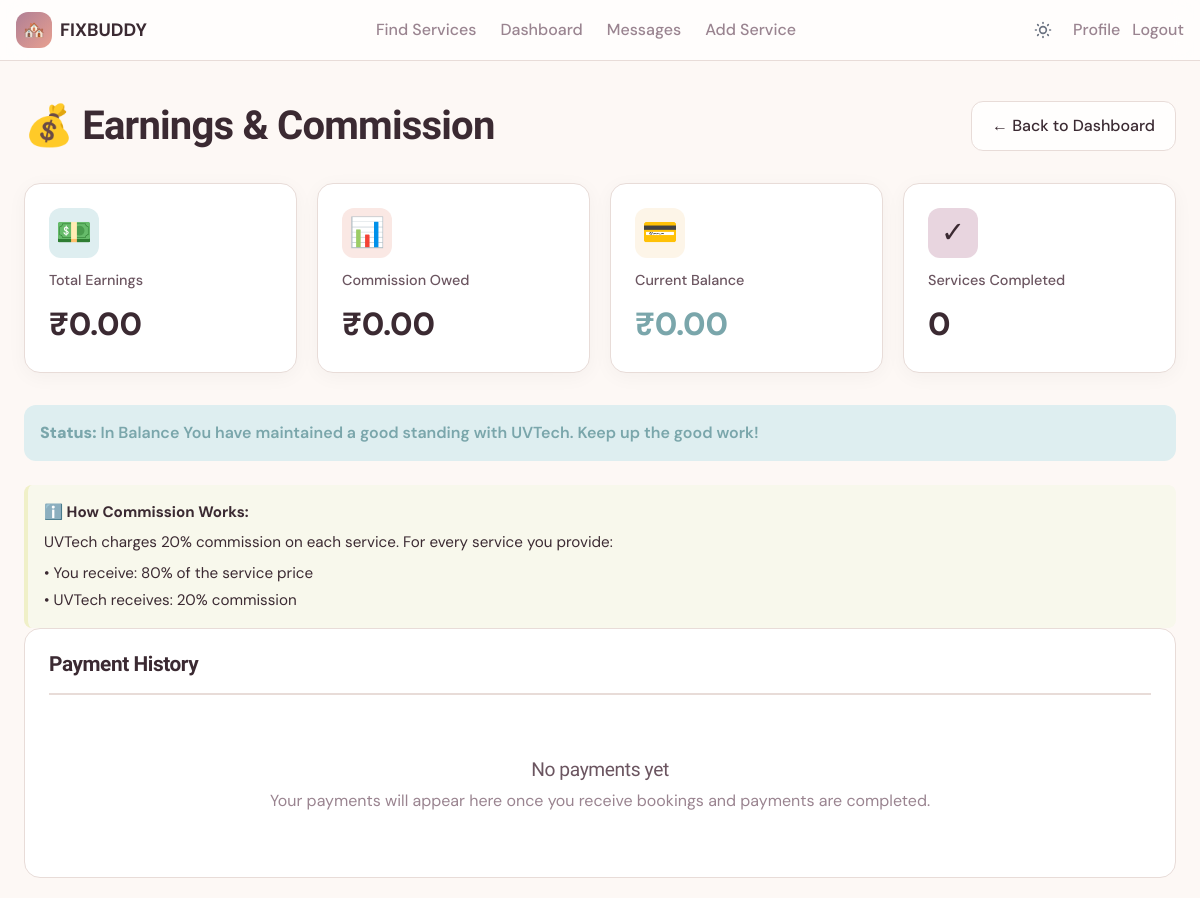
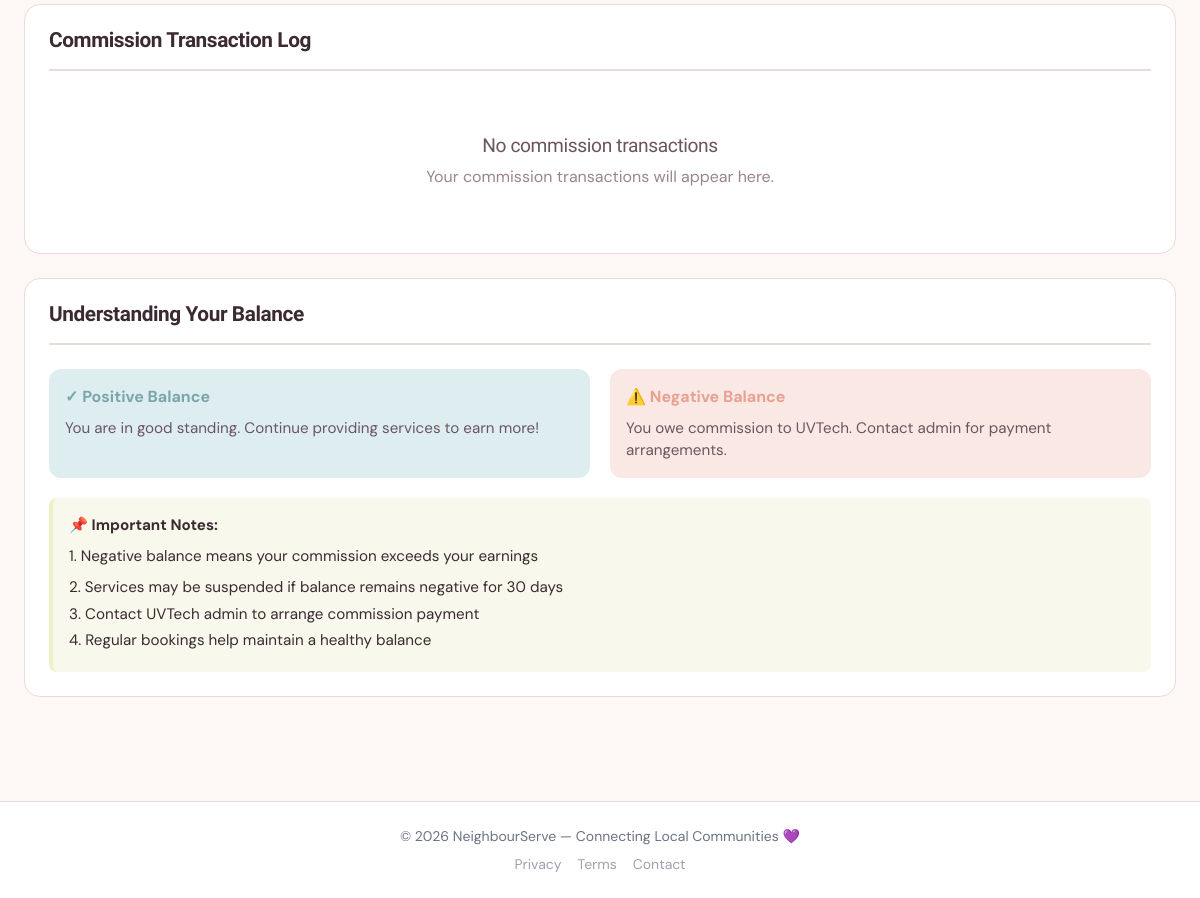
Screenshot of /earnings/ (signed in) with the database file from the repository (2 pictures, top to bottom).
### marketplace/models.py (models this page shows, shortened)
class ProviderBalance(models.Model):
    provider = models.OneToOneField(User, on_delete=models.CASCADE, related_name='provider_balance')
    total_earnings = models.DecimalField(max_digits=15, decimal_places=2, default=0, validators=[MinValueValidator(0)])
    total_commission_owed = models.DecimalField(max_digits=15, decimal_places=2, default=0, validators=[MinValueValidator(0)])
    current_balance = models.DecimalField(max_digits=15, decimal_places=2, default=0, help_text="Positive: money owed to provider, Negative: provider owes commission")
    is_suspended = models.BooleanField(default=False, help_text="Suspend if balance is negative for too long")
    last_updated = models.DateTimeField(auto_now=True)
    created_at = models.DateTimeField(auto_now_add=True)
    class Meta:
        verbose_name = "Provider Balance"
        verbose_name_plural = "Provider Balances"

### marketplace/views.py (the view)
# urls.py: path('earnings/', views.provider_earnings, name='provider_earnings'),
@login_required
def provider_earnings(request):
    if request.user.userprofile.role != 'provider':
        messages.error(request, 'Only service providers can view earnings.')
        return redirect('dashboard')
    try:
        provider_balance = ProviderBalance.objects.get(provider=request.user)
    except:
        provider_balance = ProviderBalance.objects.create(provider=request.user)
    payments = Payment.objects.filter(service_provider=request.user, status='completed').order_by('-created_at')
    commission_transactions = CommissionTransaction.objects.filter(provider=request.user).order_by('-created_at')
    total_services_completed = Booking.objects.filter(service__provider=request.user, status='completed', is_paid=True).count()
    total_earnings = provider_balance.total_earnings
    total_commission_owed = provider_balance.total_commission_owed
    balance_status = 'In Balance' if provider_balance.current_balance >= 0 else 'In Debt'
    context = {
        'provider_balance': provider_balance,
        'payments': payments,
        'commission_transactions': commission_transactions,
        'total_services_completed': total_services_completed,
        'total_earnings': total_earnings,
        'total_commission_owed': total_commission_owed,
        'balance_status': balance_status,
    }
    return render(request, 'marketplace/provider_earnings.html', context)

### marketplace/templates/marketplace/provider_earnings.html (shortened to what this page needs)
{% extends 'marketplace/base.html' %}
{% block content %}
<script src="https://cdn.tailwindcss.com"></script>
<div class="container">
  <div class="header">
    <h1>💰 Earnings & Commission</h1>
    <a href="{% url 'dashboard' %}" class="back-button">← Back to Dashboard</a>
  </div>
  <div class="stats-grid">
    <div class="stat-card earning">
      <div class="stat-icon">💵</div>
      <div class="stat-label">Total Earnings</div>
      <div class="stat-value">₹{{ total_earnings|floatformat:2 }}</div>
    </div>
    <div class="stat-card commission">
      <div class="stat-icon">📊</div>
      <div class="stat-label">Commission Owed</div>
      <div class="stat-value">₹{{ total_commission_owed|floatformat:2 }}</div>
    </div>
    <div class="stat-card balance {% if provider_balance.current_balance >= 0 %}positive{% else %}negative{% endif %}">
      <div class="stat-icon">💳</div>
      <div class="stat-label">Current Balance</div>
      <div class="stat-value" style="{% if provider_balance.current_balance < 0 %}color: var(--peach);{% else %}color: var(--mist-dark);{% endif %}">
        ₹{{ provider_balance.current_balance|floatformat:2 }}
      </div>
    </div>
    <div class="stat-card services">
      <div class="stat-icon">✓</div>
      <div class="stat-label">Services Completed</div>
      <div class="stat-value">{{ total_services_completed }}</div>
    </div>
  </div>
  <div class="balance-status {% if provider_balance.current_balance >= 0 %}positive{% else %}negative{% endif %}">
    <strong>Status:</strong> {{ balance_status }}
    {% if provider_balance.current_balance >= 0 %}
      You have maintained a good standing with UVTech. Keep up the good work!
    {% else %}
      Your account requires immediate attention. Please consult with the admin for payment options.
    {% endif %}
  </div>
  <div class="info-box">
    <strong>ℹ️ How Commission Works:</strong>
    <p style="margin-top: 8px;">UVTech charges 20% commission on each service. For every service you provide:</p>
    <p style="margin: 8px 0 0 0;">• You receive: 80% of the service price</p>
    <p style="margin: 4px 0 0 0;">• UVTech receives: 20% commission</p>
  </div>
  <div class="section">
    <h2 class="section-title">Payment History</h2>
    {% if payments %}
      <div class="table-container">
        <table>
          <thead>
            <tr>
              <th>Booking ID</th>
              <th>Service</th>
              <th>Amount</th>
              <th>Commission (20%)</th>
              <th>You Receive</th>
              <th>Date</th>
              <th>Status</th>
            </tr>
          </thead>
          <tbody>
            {% for payment in payments %}
            <tr>
              <td>#{{ payment.booking.id }}</td>
              <td>{{ payment.booking.service.title }}</td>
              <td>₹{{ payment.amount|floatformat:2 }}</td>
              <td class="amount-negative">-₹{{ payment.company_commission|floatformat:2 }}</td>
              <td class="amount-positive">₹{{ payment.provider_amount|floatformat:2 }}</td>
              <td>{{ payment.created_at|date:"M d, Y" }}</td>
              <td>
                <span class="status-badge status-completed">{{ payment.get_status_display }}</span>
              </td>
            </tr>
            {% endfor %}
          </tbody>
        </table>
      </div>
    {% else %}
      <div class="empty-state">
        <h3>No payments yet</h3>
        <p>Your payments will appear here once you receive bookings and payments are completed.</p>
      </div>
    {% endif %}
  </div>
  <div class="section">
    <h2 class="section-title">Commission Transaction Log</h2>
    {% if commission_transactions %}
      <div class="table-container">
        <table>
          <thead>
            <tr>
              <th>Transaction Type</th>
              <th>Amount</th>
              <th>Description</th>
              <th>Date</th>
              <th>Status</th>
            </tr>
          </thead>
          <tbody>
            {% for transaction in commission_transactions %}
            <tr>
              <td>{{ transaction.get_transaction_type_display }}</td>
              <td class="amount-negative">-₹{{ transaction.amount|floatformat:2 }}</td>
              <td>{{ transaction.description }}</td>
              <td>{{ transaction.created_at|date:"M d, Y H:i" }}</td>
              <td>
                <span class="status-badge status-completed">{{ transaction.get_status_display }}</span>
              </td>
            </tr>
            {% endfor %}
          </tbody>
        </table>
      </div>
    {% else %}
      <div class="empty-state">
        <h3>No commission transactions</h3>
        <p>Your commission transactions will appear here.</p>
      </div>
    {% endif %}
  </div>
  <div class="section">
    <h2 class="section-title">Understanding Your Balance</h2>
    <div style="display: grid; grid-template-columns: 1fr 1fr; gap: 20px; margin-top: 20px;">
      <div style="background: var(--mist-light); padding: 16px; border-radius: 12px;">
        <strong style="color: var(--mist-dark);">✓ Positive Balance</strong>
        <p style="margin-top: 8px; font-size: 0.95rem; color: var(--ink-mid);">You are in good standing. Continue providing services to earn more!</p>
      </div>
      <div style="background: var(--peach-light); padding: 16px; border-radius: 12px;">
        <strong style="color: var(--peach);">⚠️ Negative Balance</strong>
        <p style="margin-top: 8px; font-size: 0.95rem; color: var(--ink-mid);">You owe commission to UVTech. Contact admin for payment arrangements.</p>
      </div>
    </div>
    <div class="info-box" style="margin-top: 20px;">
      <strong>📌 Important Notes:</strong>
      <p style="margin: 8px 0;">1. Negative balance means your commission exceeds your earnings</p>
      <p style="margin: 4px 0;">2. Services may be suspended if balance remains negative for 30 days</p>
      <p style="margin: 4px 0;">3. Contact UVTech admin to arrange commission payment</p>
      <p style="margin: 4px 0;">4. Regular bookings help maintain a healthy balance</p>
    </div>
  </div>
</div>
{% endblock %}

### marketplace/templates/marketplace/base.html (style rules this page uses)
:root { --mauve:#b07f95; --peach:#e8a090; --ink:#3b2a32; --ink-muted:#9a8490; --surface:#fdf8f5; --border:#e8dcd8; }
body { font-family: 'DM Sans', sans-serif; background: var(--surface); color: var(--ink); transition: background 0.3s ease, color 0.3s ease; }
h1,h2,h3,h4 { font-family: 'Bricolage Grotesque', sans-serif; }

### marketplace/templates/marketplace/provider_earnings.html (style rules this page uses)
:root { --mauve: #b07f95; --mauve-dark: #8f637a; --mauve-light: #e8d5df; --peach: #e8a090; --peach-light: #fae8e4; --butter: #f5deaf; --butter-light: #fdf5e8; --ivory: #f0f0c8; --ivory-light: #f8f8ec; --mist: #adc8cc; --mist-dark: #7aa6ab; --mist-light: #deeef0; --ink: #3b2a32; --ink-mid: #6b5560; --ink-muted: #9a8490; --surface: #fdf8f5; --surface-2: #f9f2ee; --border: #e8dcd8; }
* { box-sizing: border-box; margin: 0; padding: 0; }
body { font-family: 'DM Sans', sans-serif; color: var(--ink); background: var(--surface); -webkit-font-smoothing: antialiased; }
h1, h2, h3, h4 { font-family: 'Bricolage Grotesque', sans-serif; letter-spacing: -0.02em; line-height: 1.15; }
.container { max-width: 1200px; margin: 0 auto; padding: 40px 24px; }
.header { display: flex; align-items: center; justify-content: space-between; margin-bottom: 32px; }
.header h1 { font-size: 2.5rem; font-weight: 800; }
.back-button { background: rgba(255,255,255,0.8); backdrop-filter: blur(8px); color: var(--ink); padding: 12px 20px; border-radius: 12px; text-decoration: none; font-weight: 500; border: 1px solid var(--border); transition: all 0.22s ease; }
.stats-grid { display: grid; grid-template-columns: repeat(auto-fit, minmax(250px, 1fr)); gap: 20px; margin-bottom: 32px; }
.stat-card { background: #fff; border: 1px solid var(--border); border-radius: 16px; padding: 24px; box-shadow: 0 4px 20px rgba(0,0,0,0.04); transition: all 0.22s ease; }
.stat-icon { width: 50px; height: 50px; border-radius: 12px; display: flex; align-items: center; justify-content: center; font-size: 1.8rem; margin-bottom: 12px; }
.stat-label { font-size: 0.9rem; color: var(--ink-mid); margin-bottom: 8px; font-weight: 500; }
.stat-value { font-size: 2rem; font-weight: 800; color: var(--ink); }
.stat-card.earning .stat-icon { background: var(--mist-light); }
.stat-card.commission .stat-icon { background: var(--peach-light); }
.stat-card.balance .stat-icon { background: var(--butter-light); }
.stat-card.services .stat-icon { background: var(--mauve-light); }
.balance-status { padding: 16px; border-radius: 12px; margin-top: 16px; font-weight: 600; }
.balance-status.positive { background: var(--mist-light); color: var(--mist-dark); }
.section { background: #fff; border: 1px solid var(--border); border-radius: 16px; padding: 24px; margin-bottom: 24px; }
.section-title { font-size: 1.3rem; font-weight: 700; margin-bottom: 24px; padding-bottom: 16px; border-bottom: 2px solid var(--border); }
.info-box { background: var(--ivory-light); border-left: 4px solid var(--ivory); border-radius: 8px; padding: 16px; font-size: 0.95rem; margin-top: 24px; }
.info-box strong { color: var(--ink); }
.empty-state { text-align: center; padding: 40px 20px; color: var(--ink-muted); }
.empty-state h3 { font-size: 1.2rem; margin-bottom: 8px; color: var(--ink-mid); }

### rows the page displays
ProviderBalance: total_earnings "0.00", total_commission_owed "0.00", current_balance "0.00"

### other values shown
{{ total_services_completed }} "0"
{{ balance_status }} "In Balance"
